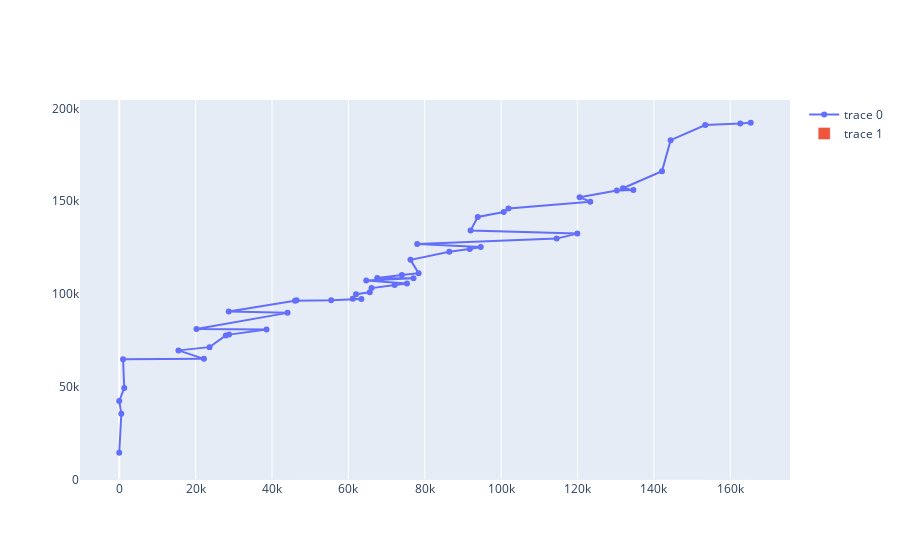

Notebook source saved alongside this figure:
### Code cell
fig.add_trace(go.Bar(x=df['R&D Spend']))
